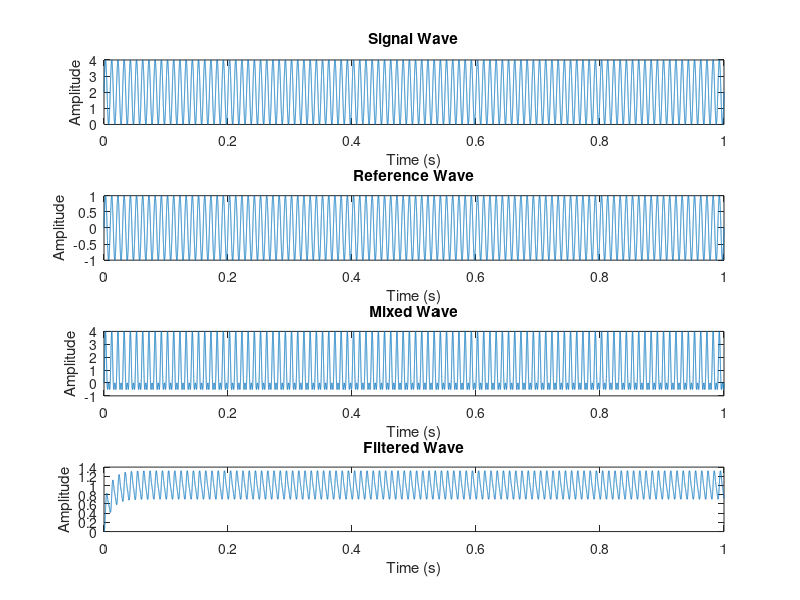

This figure's MATLAB source:
% Simulation parameters
samplingFreq = 100000; % Sampling rate in Hz
duration = 1; % Duration of the signal in seconds
frequency = 100;
amplitude = 2.0;
dc_offset = 2.0;

t = linspace(0, duration, duration * samplingFreq);

% signal wave
signal_wave = amplitude * sin(2 * pi * frequency * t) + dc_offset;

% reference wave
reference_wave = sin(2 * pi * frequency * t);

% Mixing
mixed_wave = signal_wave .* reference_wave;

% Low-pass filtering
% compute filter coefficients
fc = 10; % Cutoff frequency of the filter in Hz
wc = 2 * pi * fc;
filter_order = 2; % Order of the filter
a = zeros(1, filter_order+1);
b = zeros(1, filter_order+1);

gamma = pi / (2 * filter_order);
a(1) = 1;
for k = 1:(filter_order)
    rfac = cos(k * gamma) / sin((k + 1) * gamma);
    a(k + 1) = rfac * a(k);
end

den = zeros(1, filter_order+1);
for k = 1:(filter_order+1)
    den(filter_order+2 - k) = a(k) / wc^(k-1);
end

num = 1;
K = 2 * samplingFreq;

if filter_order == 1
    commonDen = den(1) * K + den(2);
    b(1) = num / commonDen;
    b(2) = num / commonDen;
    a(1) = -1;
    a(2) = -(-den(1) * K + den(2)) / commonDen;
                
elseif filter_order == 2
    commonDen = den(1) * K^2 + den(2) * K + den(3);
    b(1) = num / commonDen;
    b(2) = 2 * num / commonDen;
    b(3) = num / commonDen;
    a(1) = -1;
    a(2) = -(-2 * den(1) * K^2 + 2 * den(3)) / commonDen;
    a(3) = -(den(1) * K^2 - den(2) * K + den(3)) / commonDen;
end

% perform filtering
filtered_wave = 0 * t;
for i = (filter_order+1):(duration * samplingFreq)
    filtered_wave(i) = b(1)*mixed_wave(i);
    for j = 2:(filter_order+1)
        filtered_wave(i) = filtered_wave(i) + a(j)*filtered_wave(i-(j-1)) + b(j)*mixed_wave(i-(j-1));
    end
end

disp("Filter coefficients b_i: ");
disp(b);
disp("Filter coefficients a_i: ");
disp(a);

% Plots
figure;
subplot(4, 1, 1);
plot(t, signal_wave);
title('Signal Wave');
xlabel('Time (s)');
ylabel('Amplitude');

subplot(4, 1, 2);
plot(t, reference_wave);
title('Reference Wave');
xlabel('Time (s)');
ylabel('Amplitude');

subplot(4, 1, 3);
plot(t, mixed_wave);
title('Mixed Wave');
xlabel('Time (s)');
ylabel('Amplitude');

subplot(4, 1, 4);
plot(t, filtered_wave);
title('Filtered Wave');
xlabel('Time (s)');
ylabel('Amplitude');
